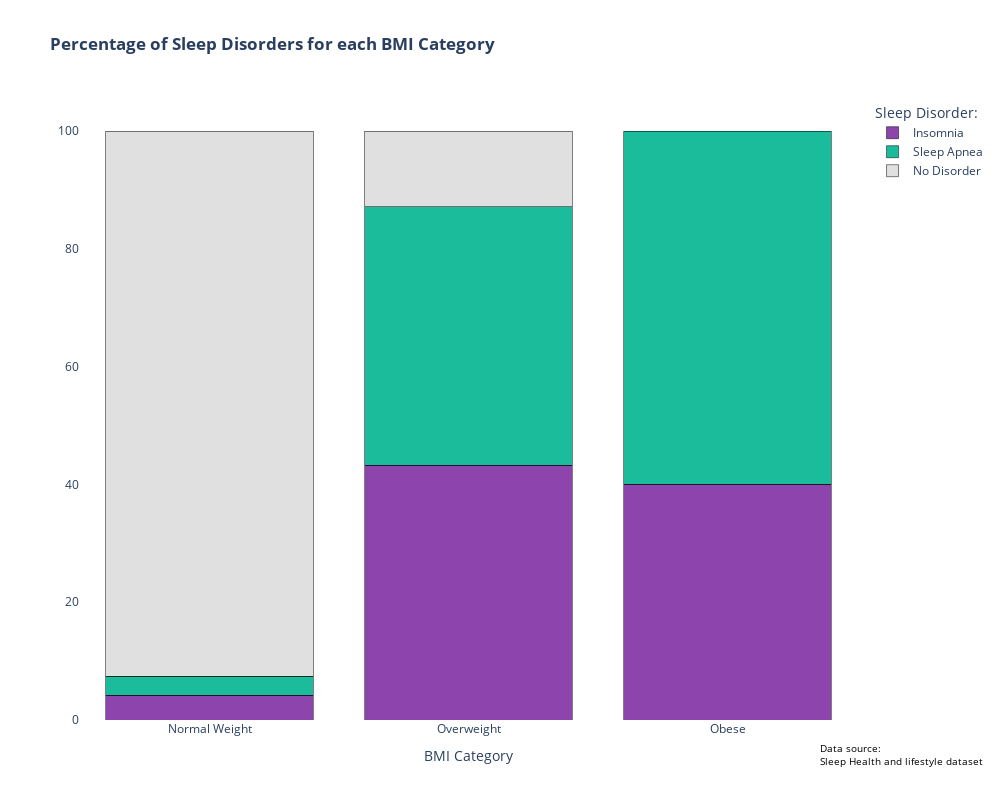

Notebook code for this chart:
### Code cell
fig = px.histogram(
    bmi_percent,
    x="BMI Category",
    y="Percentage",
    color="Sleep Disorder",
    title="<b>Percentage of Sleep Disorders for each BMI Category</b>",
    category_orders={'Sleep Disorder': ['Insomnia', 'Sleep Apnea', 'None'], 'BMI Category': ['Normal Weight', 'Overweight', 'Obese']},
    labels={"BMI Category": "BMI Category", "Percentage": "Percentuale", "Sleep Disorder": "Sleep Disorder:"},
    barmode="stack", 
    color_discrete_map={'Insomnia': '#8e44ad', 'Sleep Apnea': '#1abc9c', 'No Disorder': '#E0E0E0'}
)

fig.add_annotation(
    x=0.95,  
    y=-0.03,  
    text="Data source:<br>Sleep Health and lifestyle dataset", 
    showarrow=False,  
    font=dict(size=10, color="black"),  
    align="left",  
    xanchor="left",  
    yanchor="top",  
    xref="paper", 
    yref="paper",  
)

fig.update_layout(
    barmode='stack',
    yaxis={'title': '', 'tickformat':''},
    plot_bgcolor='rgba(255,255,255,255)', 
    paper_bgcolor='rgba(255,255,255,255)',
    showlegend = True,
    width=1000, 
    height=800  
)

fig.update_traces(marker_line_width=0.5, marker_line_color="black")  

fig.show()

### Figure 1 — Plotly figure (JSON) as saved in the notebook; plotly's stock layout.template omitted (floating-point values rounded to 4 significant figures)
{"data": [{"alignmentgroup": "True", "bingroup": "x", "histfunc": "sum", "hovertemplate": "Sleep Disorder:=Insomnia<br>BMI Category=%{x}<br>sum of Percentuale=%{y}<extra></extra>", "legendgroup": "Insomnia", "marker": {"color": "#8e44ad", "line": {"color": "black", "width": 0.5}, "pattern": {"shape": ""}}, "name": "Insomnia", "offsetgroup": "Insomnia", "orientation": "v", "showlegend": true, "type": "histogram", "x": ["Normal Weight", "Obese", "Overweight"], "xaxis": "x", "y": [4.167, 40, 43.24], "yaxis": "y"}, {"alignmentgroup": "True", "bingroup": "x", "histfunc": "sum", "hovertemplate": "Sleep Disorder:=Sleep Apnea<br>BMI Category=%{x}<br>sum of Percentuale=%{y}<extra></extra>", "legendgroup": "Sleep Apnea", "marker": {"color": "#1abc9c", "line": {"color": "black", "width": 0.5}, "pattern": {"shape": ""}}, "name": "Sleep Apnea", "offsetgroup": "Sleep Apnea", "orientation": "v", "showlegend": true, "type": "histogram", "x": ["Normal Weight", "Obese", "Overweight"], "xaxis": "x", "y": [3.241, 60, 43.92], "yaxis": "y"}, {"alignmentgroup": "True", "bingroup": "x", "histfunc": "sum", "hovertemplate": "Sleep Disorder:=No Disorder<br>BMI Category=%{x}<br>sum of Percentuale=%{y}<extra></extra>", "legendgroup": "No Disorder", "marker": {"color": "#E0E0E0", "line": {"color": "black", "width": 0.5}, "pattern": {"shape": ""}}, "name": "No Disorder", "offsetgroup": "No Disorder", "orientation": "v", "showlegend": true, "type": "histogram", "x": ["Normal Weight", "Obese", "Overweight"], "xaxis": "x", "y": [92.59, 0, 12.84], "yaxis": "y"}], "layout": {"annotations": [{"align": "left", "font": {"color": "black", "size": 10}, "showarrow": false, "text": "Data source:<br>Sleep Health and lifestyle dataset", "x": 0.95, "xanchor": "left", "xref": "paper", "y": -0.03, "yanchor": "top", "yref": "paper"}], "barmode": "stack", "height": 800, "legend": {"title": {"text": "Sleep Disorder:"}, "tracegroupgap": 0}, "paper_bgcolor": "rgba(255,255,255,255)", "plot_bgcolor": "rgba(255,255,255,255)", "showlegend": true, "title": {"text": "<b>Percentage of Sleep Disorders for each BMI Category</b>"}, "width": 1000, "xaxis": {"anchor": "y", "categoryarray": ["Normal Weight", "Overweight", "Obese"], "categoryorder": "array", "domain": [0, 1], "title": {"text": "BMI Category"}}, "yaxis": {"anchor": "x", "domain": [0, 1], "tickformat": "", "title": {"text": ""}}}}
